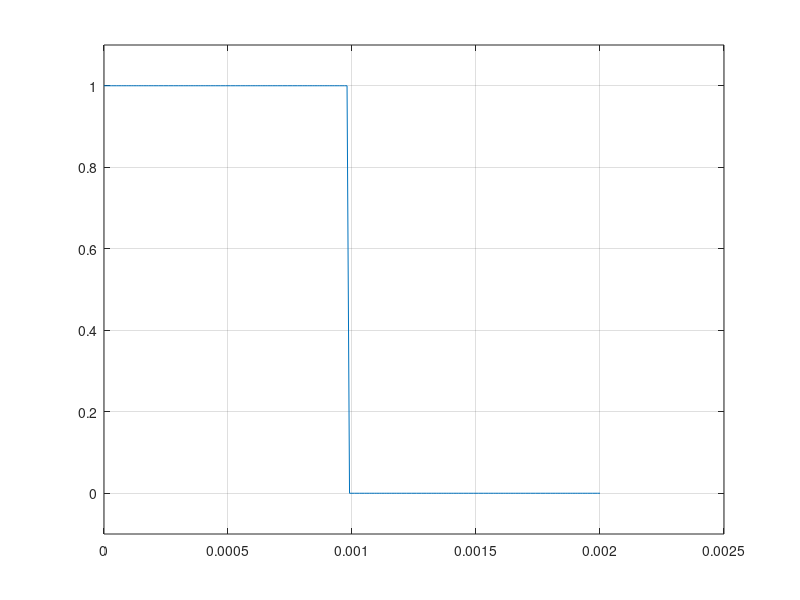

This chart was generated by the following MATLAB code:
clear all
A=1;
fs=100000;   % frekv. odmjeravanja
t=0:(1/fs):0.002;
N=length(t);
for i = 1:N
    if(i<floor(N/2))
        y(i)=A;
    else 
        y(i)=0;
    end
end
plot(t,y);
axis([0 2.5e-3 -0.1 1.1])
grid
Ssr=mean(y)
Seff=rms(y)